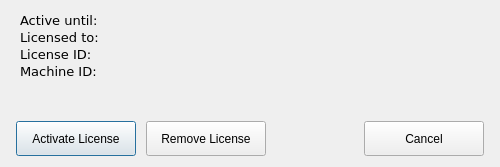
<?xml version="1.0" encoding="UTF-8"?>
<ui version="4.0">
    <class>LicenseDialog</class>
    <widget class="QDialog" name="LicenseDialog">
        <property name="windowModality">
            <enum>Qt::WindowModality::ApplicationModal</enum>
        </property>
        <property name="geometry">
            <rect>
                <x>0</x>
                <y>0</y>
                <width>500</width>
                <height>120</height>
            </rect>
        </property>
        <property name="contextMenuPolicy">
            <enum>Qt::ContextMenuPolicy::NoContextMenu</enum>
        </property>
        <property name="windowTitle">
            <string>License Setup</string>
        </property>
        <property name="sizeGripEnabled">
            <bool>false</bool>
        </property>
        <property name="modal">
            <bool>false</bool>
        </property>
        <layout class="QVBoxLayout" name="verticalLayout">
            <property name="topMargin">
                <number>6</number>
            </property>
            <property name="bottomMargin">
                <number>6</number>
            </property>
            <item>
                <widget class="QFrame" name="licenseForm">
                    <property name="sizePolicy">
                        <sizepolicy hsizetype="Expanding" vsizetype="Maximum">
                            <horstretch>0</horstretch>
                            <verstretch>0</verstretch>
                        </sizepolicy>
                    </property>
                    <property name="visible">
                        <bool>false</bool>
                    </property>
                    <layout class="QFormLayout" name="formLayout">
                        <property name="horizontalSpacing">
                            <number>0</number>
                        </property>
                        <property name="verticalSpacing">
                            <number>0</number>
                        </property>
                        <property name="topMargin">
                            <number>6</number>
                        </property>
                        <item row="0" column="0">
                            <widget class="QLabel" name="expiryDateLabel">
                                <property name="sizePolicy">
                                    <sizepolicy hsizetype="Preferred" vsizetype="Maximum">
                                        <horstretch>0</horstretch>
                                        <verstretch>0</verstretch>
                                    </sizepolicy>
                                </property>
                                <property name="font">
                                    <font>
                                        <family>Verdana</family>
                                        <pointsize>10</pointsize>
                                    </font>
                                </property>
                                <property name="text">
                                    <string>Active until:</string>
                                </property>
                            </widget>
                        </item>
                        <item row="0" column="1">
                            <widget class="QLabel" name="expiryDate">
                                <property name="sizePolicy">
                                    <sizepolicy hsizetype="Preferred" vsizetype="Maximum">
                                        <horstretch>0</horstretch>
                                        <verstretch>0</verstretch>
                                    </sizepolicy>
                                </property>
                                <property name="font">
                                    <font>
                                        <family>Verdana</family>
                                        <pointsize>10</pointsize>
                                    </font>
                                </property>
                            </widget>
                        </item>
                        <item row="1" column="0">
                            <widget class="QLabel" name="licenseNameLabel">
                                <property name="sizePolicy">
                                    <sizepolicy hsizetype="Preferred" vsizetype="Maximum">
                                        <horstretch>0</horstretch>
                                        <verstretch>0</verstretch>
                                    </sizepolicy>
                                </property>
                                <property name="font">
                                    <font>
                                        <family>Verdana</family>
                                        <pointsize>10</pointsize>
                                    </font>
                                </property>
                                <property name="text">
                                    <string>Licensed to:</string>
                                </property>
                            </widget>
                        </item>
                        <item row="1" column="1">
                            <widget class="QLabel" name="licenseName">
                                <property name="sizePolicy">
                                    <sizepolicy hsizetype="Preferred" vsizetype="Maximum">
                                        <horstretch>0</horstretch>
                                        <verstretch>0</verstretch>
                                    </sizepolicy>
                                </property>
                                <property name="font">
                                    <font>
                                        <family>Verdana</family>
                                        <pointsize>10</pointsize>
                                    </font>
                                </property>
                            </widget>
                        </item>
                        <item row="2" column="0">
                            <widget class="QLabel" name="licenseIdLabel">
                                <property name="sizePolicy">
                                    <sizepolicy hsizetype="Preferred" vsizetype="Maximum">
                                        <horstretch>0</horstretch>
                                        <verstretch>0</verstretch>
                                    </sizepolicy>
                                </property>
                                <property name="font">
                                    <font>
                                        <family>Verdana</family>
                                        <pointsize>10</pointsize>
                                    </font>
                                </property>
                                <property name="text">
                                    <string>License ID:</string>
                                </property>
                            </widget>
                        </item>
                        <item row="2" column="1">
                            <widget class="QLabel" name="licenseId">
                                <property name="sizePolicy">
                                    <sizepolicy hsizetype="Preferred" vsizetype="Maximum">
                                        <horstretch>0</horstretch>
                                        <verstretch>0</verstretch>
                                    </sizepolicy>
                                </property>
                                <property name="font">
                                    <font>
                                        <family>Verdana</family>
                                        <pointsize>10</pointsize>
                                    </font>
                                </property>
                            </widget>
                        </item>
                        <item row="3" column="0">
                            <widget class="QLabel" name="machineIdLabel">
                                <property name="sizePolicy">
                                    <sizepolicy hsizetype="Preferred" vsizetype="Maximum">
                                        <horstretch>0</horstretch>
                                        <verstretch>0</verstretch>
                                    </sizepolicy>
                                </property>
                                <property name="font">
                                    <font>
                                        <family>Verdana</family>
                                        <pointsize>10</pointsize>
                                    </font>
                                </property>
                                <property name="text">
                                    <string>Machine ID:</string>
                                </property>
                            </widget>
                        </item>
                        <item row="3" column="1">
                            <widget class="QLabel" name="machineId">
                                <property name="sizePolicy">
                                    <sizepolicy hsizetype="Preferred" vsizetype="Maximum">
                                        <horstretch>0</horstretch>
                                        <verstretch>0</verstretch>
                                    </sizepolicy>
                                </property>
                                <property name="font">
                                    <font>
                                        <family>Verdana</family>
                                        <pointsize>10</pointsize>
                                    </font>
                                </property>
                            </widget>
                        </item>
                    </layout>
                </widget>
            </item>
            <item>
                <layout class="QHBoxLayout" name="infoLayout">
                    <item>
                        <widget class="QLabel" name="infoLabel">
                            <property name="sizePolicy">
                                <sizepolicy hsizetype="Preferred" vsizetype="Maximum">
                                    <horstretch>0</horstretch>
                                    <verstretch>0</verstretch>
                                </sizepolicy>
                            </property>
                            <property name="font">
                                <font>
                                    <family>Verdana</family>
                                    <pointsize>10</pointsize>
                                </font>
                            </property>
                            <property name="visible">
                                <bool>true</bool>
                            </property>
                        </widget>
                    </item>
                </layout>
            </item>
            <item>
                <layout class="QHBoxLayout" name="buttonsLayout">
                    <property name="spacing">
                        <number>10</number>
                    </property>
                    <property name="sizeConstraint">
                        <enum>QLayout::SizeConstraint::SetMinimumSize</enum>
                    </property>
                    <property name="leftMargin">
                        <number>5</number>
                    </property>
                    <property name="topMargin">
                        <number>5</number>
                    </property>
                    <property name="rightMargin">
                        <number>5</number>
                    </property>
                    <property name="bottomMargin">
                        <number>5</number>
                    </property>
                    <item>
                        <widget class="QPushButton" name="activateButton">
                            <property name="minimumSize">
                                <size>
                                    <width>120</width>
                                    <height>35</height>
                                </size>
                            </property>
                            <property name="text">
                                <string>Activate License</string>
                            </property>
                        </widget>
                    </item>
                    <item>
                        <widget class="QPushButton" name="removeButton">
                            <property name="minimumSize">
                                <size>
                                    <width>120</width>
                                    <height>35</height>
                                </size>
                            </property>
                            <property name="visible">
                                <bool>false</bool>
                            </property>
                            <property name="text">
                                <string>Remove License</string>
                            </property>
                        </widget>
                    </item>
                    <item>
                        <spacer name="horizontalSpacer">
                            <property name="orientation">
                                <enum>Qt::Orientation::Horizontal</enum>
                            </property>
                            <property name="sizeHint" stdset="0">
                                <size>
                                    <width>40</width>
                                    <height>20</height>
                                </size>
                            </property>
                        </spacer>
                    </item>
                    <item>
                        <widget class="QPushButton" name="cancelButton">
                            <property name="minimumSize">
                                <size>
                                    <width>120</width>
                                    <height>35</height>
                                </size>
                            </property>
                            <property name="text">
                                <string>Cancel</string>
                            </property>
                        </widget>
                    </item>
                </layout>
            </item>
        </layout>
    </widget>
    <resources/>
    <connections>
        <connection>
            <sender>cancelButton</sender>
            <signal>clicked()</signal>
            <receiver>LicenseDialog</receiver>
            <slot>reject()</slot>
            <hints>
                <hint type="sourcelabel">
                    <x>354</x>
                    <y>81</y>
                </hint>
                <hint type="destinationlabel">
                    <x>202</x>
                    <y>55</y>
                </hint>
            </hints>
        </connection>
    </connections>
</ui>
